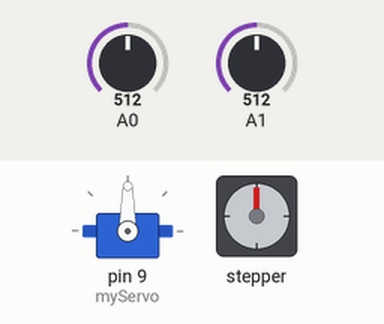
Recording of a sketch running on a simulated Arduino Uno, built with avr-gcc and run on an emulated ATmega328P. Shown: servo, stepper motor. The inputs (shaded band) are chosen by the test bench; at power-on: A0 = 512, A1 = 512. Stepper angles assume 200 steps per turn.

Above: at 1.2 s.
1.3 s: A0 set to 541
At 1.45 s:
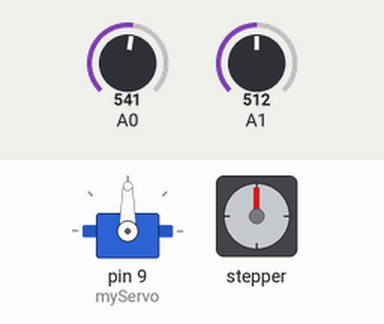
4.3 s: A1 set to 541
At 5.08 s:
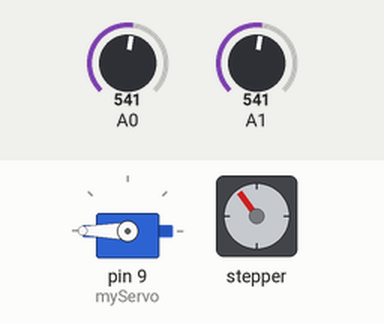
7.3 s: A1 set to 509
10.3 s: A1 set to 480
At 11.13 s:
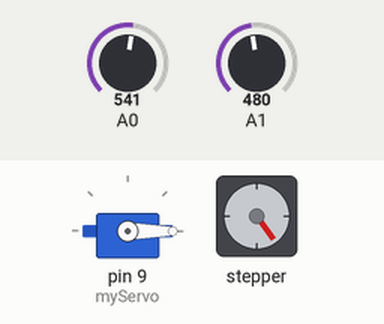
13.3 s: A0 set to 306
16.3 s: A1 set to 716
At 17.18 s:
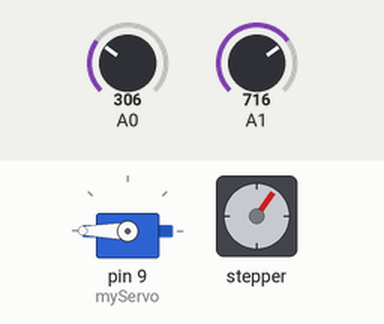
Timing chart, 0 to 29.1 s (numbered marks = the images above; inputs shaded):
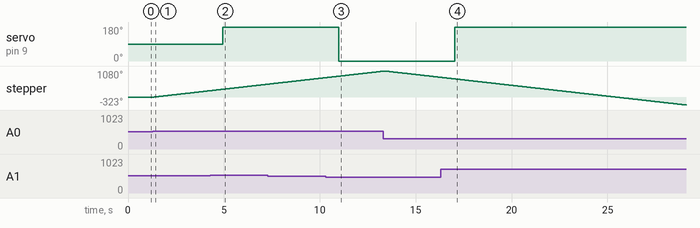

Measured:
- the behaviour switches between 532 and 533 on A0 (found by bisection; images 0 and 1)
- the behaviour switches between 532 and 533 on A1 (found by bisection; images 1 and 2)
- the behaviour switches between 492 and 491 on A1 (found by bisection; images 2 and 3)
- after the input at 1.3 s, stepper: keeps turning clockwise at about 90°/s, starting at once
- after the input at 4.3 s, servo on pin 9 (myServo): 90° → 180° after 0.63 s
- after the input at 10.3 s, servo on pin 9 (myServo): 180° → 0° after 0.68 s
- after the input at 16.3 s, servo on pin 9 (myServo): 0° → 180° after 0.73 s

The sketch:

joystick_deadzone_enable.ino
```cpp
#include <Stepper.h>
#include <Servo.h>

const int stepsPerRevolution = 200; // Nombre de pas par révolution du moteur pas à pas
const int rolePerMinute = 15; // Vitesse du moteur pas à pas en tr/min
const int joystickDeadzone = 20; // Zone morte du joystick
const int stepperEnablePin = 2; // Broche de contrôle de l'activation du moteur pas à pas

Stepper myStepper1(stepsPerRevolution, 4, 5); //pin 4 pour le step et 5 pour le dir
Servo myServo;

void setup() {
  myStepper1.setSpeed(rolePerMinute);
  pinMode(stepperEnablePin, OUTPUT);
  digitalWrite(stepperEnablePin, LOW); // Désactive le moteur pas à pas par défaut
  myServo.attach(9); // Attache le servomoteur au pin 9
}

void loop() {
  int xAxisValue = analogRead(A0);
  int yAxisValue = analogRead(A1);

  if (abs(xAxisValue - 512) > joystickDeadzone) {
    // Activer le moteur pas à pas
    digitalWrite(stepperEnablePin, HIGH);

    // Mouvement détecté sur l'axe X
    if (xAxisValue < 512) {
      // Mouvement à gauche
      myStepper1.setSpeed(rolePerMinute);
      myStepper1.step(-30);
    } else {
      // Mouvement à droite
      myStepper1.setSpeed(rolePerMinute);
      myStepper1.step(30);
    }
  } else {
    // Désactiver le moteur pas à pas
    digitalWrite(stepperEnablePin, LOW);
  }

  if (abs(yAxisValue - 512) > joystickDeadzone) {
    // Mouvement détecté sur l'axe Y
    if (yAxisValue < 512) {
      // Mouvement vers le bas
      myServo.write(0); // Déplacer le servomoteur vers la position minimale
    } else {
      // Mouvement vers le haut
      myServo.write(180); // Déplacer le servomoteur vers la position maximale
    }
  }
}
```
